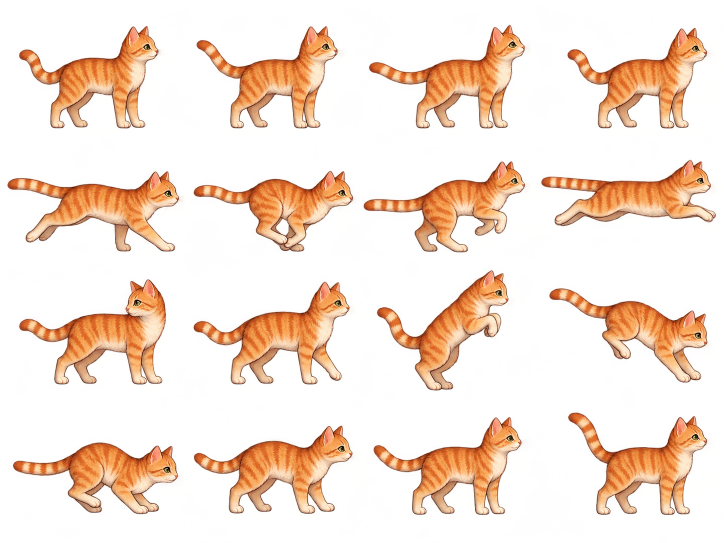
#> input picture Assets/Game/Art/Mika/mika-movement-candidate.png, 1448 x 1086 px (shown at 1/2 size)
$ python prepare-mika-inbetweens.py
#> lines starting #> are read from the running program, lines starting #| are printed output that depends on the picture; after the words box and inside, x2 and y2 are one past the last pixel; in counts of white or black regions, pixels touching at a corner belong together
"""Compare unchanged in-game endpoints with added complete-character drawings."""
from pathlib import Path
from PIL import Image,ImageDraw,ImageFilter
from collections import deque
import re,json
ROOT=Path(__file__).resolve().parents[1]
OUT=ROOT/'docs/design/mika-animation/movement-completion/in-game-inbetweens'
atlas=Image.open(ROOT/'Assets/Game/Art/Mika/mika-movement-candidate.png').convert('RGBA')
#> atlas is the input picture: PIL image 1448x1086 RGBA; mean R, G, B, A 96.7, 52.5, 28.3, 62.1
source=Image.open(OUT/'midpoint-source.png').convert('RGBA')
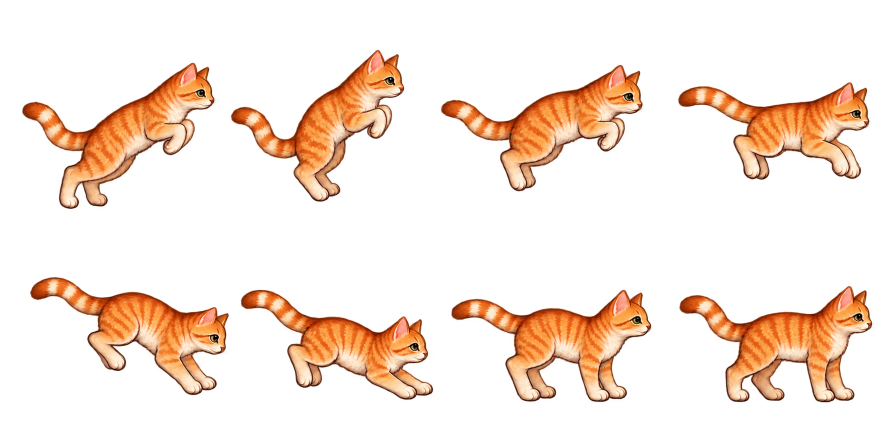
#> input picture docs/design/mika-animation/movement-completion/in-game-inbetweens/midpoint-source.png, 1774 x 887 px (shown at 1/2 size)
#> source is the input picture: PIL image 1774x887 RGBA; mean R, G, B, A 49.7, 30.2, 17.7, 50.4
assert source.size==(1774,887)
def original(i):
    if i<17:
        s=(ROOT/f'Assets/Game/Art/Mika/Original/original-frame-{i:02}.asset').read_text()
        m=re.search(r'm_Rect:\s+serializedVersion: \d+\s+x: ([\d.]+)\s+y: ([\d.]+)\s+width: ([\d.]+)\s+height: ([\d.]+)',s)
        x,y,w,h=map(float,m.groups());p=re.search(r'm_Pivot: \{x: ([\d.]+), y: ([\d.]+)\}',s);px,py=map(float,p.groups())
        return atlas.crop((round(x),round(atlas.height-y-h),round(x+w),round(atlas.height-y))),(px*w,py*h)
    tile=Image.open(ROOT/f'Assets/Game/Art/Mika/Transitions/jump-transition-{i:02}.png').convert('RGBA')
    s=(ROOT/f'Assets/Game/Art/Mika/Transitions/jump-transition-{i:02}.png.meta').read_text()
    px,py=map(float,re.search(r'spritePivot: \{x: ([\d.]+), y: ([\d.]+)\}',s).groups())
    return tile,(px*tile.width,py*tile.height)
def clean(tile):
    w,h=tile.size;a=tile.getchannel('A');points={p for p,v in enumerate(a.tobytes()) if v>166};largest=set()
    while points:
        p=points.pop();q=deque([p]);part={p}
        while q:
            p=q.popleft();x,y=p%w,p//w
            for n in (p-1 if x else -1,p+1 if x+1<w else -1,p-w if y else -1,p+w if y+1<h else -1):
                if n in points:points.remove(n);part.add(n);q.append(n)
        if len(part)>len(largest):largest=part
    mask=Image.new('L',tile.size);data=bytearray(w*h)
    for p in largest:data[p]=255
    mask.frombytes(bytes(data));mask=mask.filter(ImageFilter.MaxFilter(3))
    tile.putalpha(Image.frombytes('L',tile.size,bytes(v if m else 0 for v,m in zip(a.tobytes(),mask.tobytes()))))
    return tile,max(p//w for p in largest)
# Source-space shoulder landmarks; one scale for all new drawings.
anchors=[(305,266),(289,244),(300,252),(318,246),(314,250),(314,270),(315,280),(315,280)]
new=[]
for i,(sx,sy) in enumerate(anchors):
    row,col=divmod(i,4);tile,sole=clean(source.crop((col*1774//4,row*887//2,(col+1)*1774//4,(row+1)*887//2)))
    tile=tile.resize((round(tile.width*.72),round(tile.height*.72)),Image.Resampling.LANCZOS)
    pivot=(sx*.72-56,tile.height-sy*.72-110) if i<6 else (tile.width/2,tile.height-sole*.72)
    new.append((tile,pivot))
#> this loop made 8 passes
#> (sole, pivot) on passes 1 to 8: (416, (163.6, 17.48)), (402, (152.1, 33.32)), (381, (160, 27.56)), (358, (173, 31.88)), (346, (170.1, 30)), (355, (170.1, 15.6)), (360, (159.5, 60.8)), (360, (160, 60.8))
#> pass 1, in clean, `a = tile.getchannel('A')`:
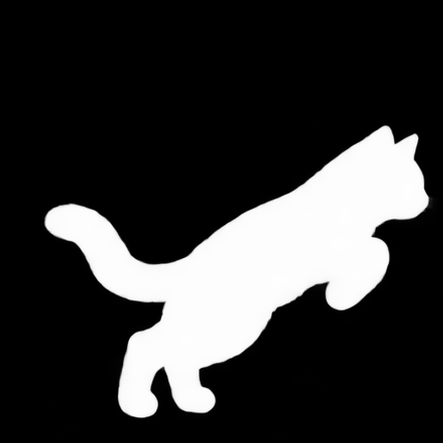
#> a: PIL image 443x443 L; min 0, max 255, mean 53.6
#> pass 1, in clean, `mask = mask.filter(ImageFilter.MaxFilter(3))`:
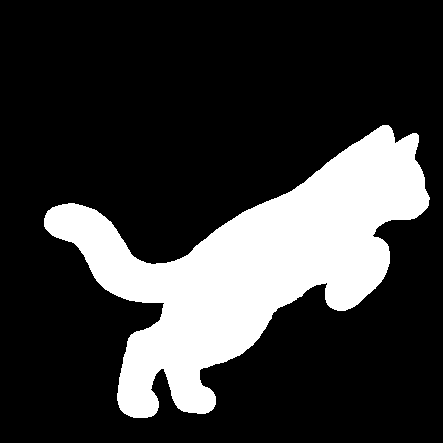
#> mask: PIL image 443x443 L; 22% white; 1 white region, box (x1, y1, x2, y2) and area: (44, 125, 430, 418) 43158
#> pass 1, `tile, sole = clean(source.crop((col * 1774 // 4, row * 887 // 2, (col `:
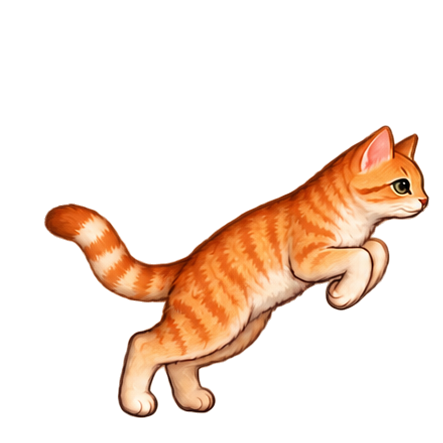
#> tile: PIL image 443x443 RGBA; mean R, G, B, A 52.7, 31.7, 19, 53.6; transparent parts drawn white
#> after the loop, new = 8 items
keys=[0,10,17,16,18,11,19,12,20,13,0]
heights=[0,35,90,125,110,65,20,0,0,0,0]
durations=[120,80,80,120,80,80,80,60,80,80,300]
midpoints={0:0,1:1,2:2,3:3,4:4,5:5,8:6,9:7}
def render(tile,pivot,height,label):
    screen=Image.new('RGB',(720,480),(28,44,52));draw=ImageDraw.Draw(screen)
    draw.rectangle((0,381,720,480),fill=(91,104,110));draw.line((0,380,720,380),fill=(177,185,178))
    screen.paste(tile,(round(370-pivot[0]),round(380-height-tile.height+pivot[1])),tile)
    draw.text((18,18),'MIKA - ORIGINAL GAME POSES + AUTHORED INBETWEENS',fill='white')
    draw.text((18,42),'Same endpoints and total duration | original four-frame run unchanged',fill=(195,205,205))
    draw.text((18,445),label,fill='white');return screen
frames=[];delays=[];before=[]
for n,key in enumerate(keys):
    tile,pivot=original(key);frame=render(tile,pivot,heights[n],f'Original game pose {key}')
#> (the run stopped early here; a loop or call above may not have finished)
